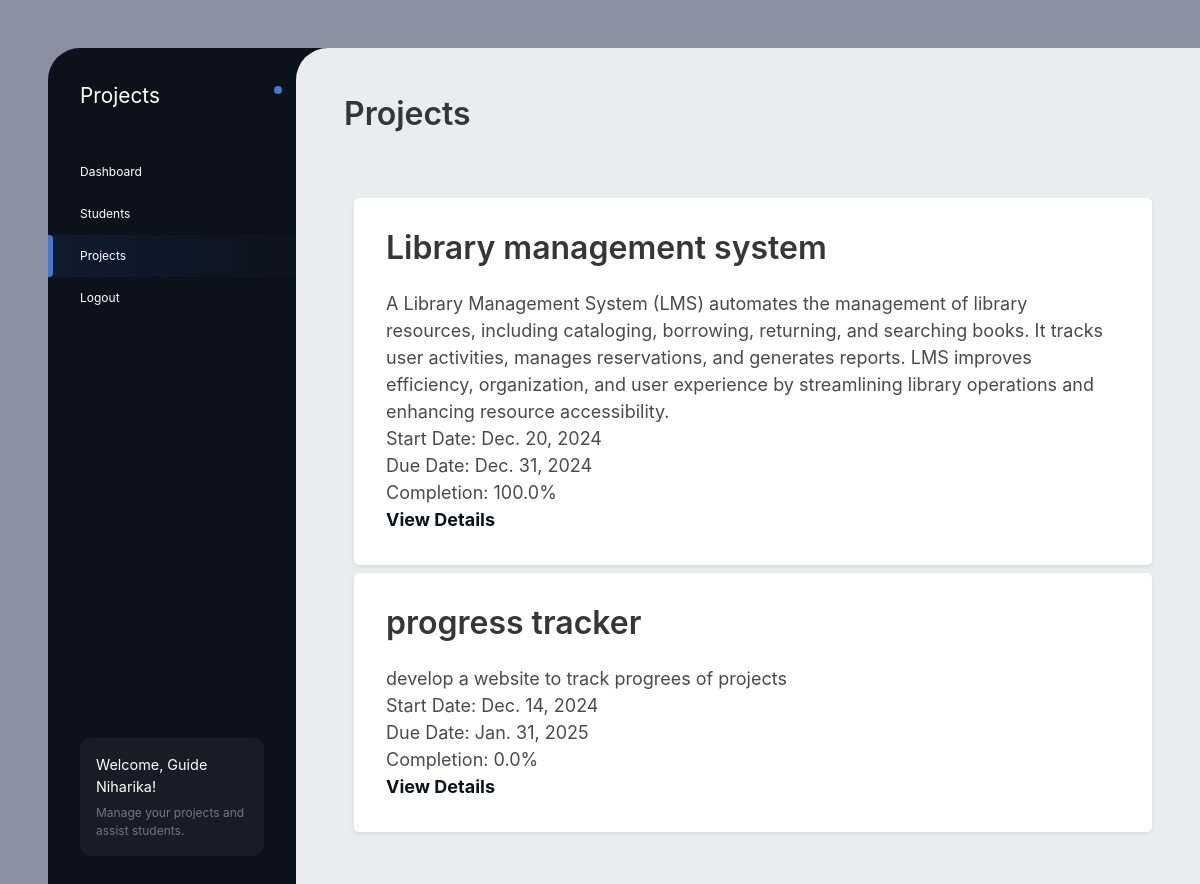
The page /mentor/projects/ (signed in) on the database its author committed.
### MySiteApp/models.py (models this page shows, shortened)
class User(AbstractUser):
    ROLE_CHOICES = [
        ('student', 'Student'),
        ('mentor', 'Mentor'),
        ('admin', 'Admin'),
    ]
    role = models.CharField(max_length=10, choices=ROLE_CHOICES,)
    profile_picture = models.ImageField(upload_to='profile_pictures/', null=True, blank=True)
    mentor = models.ForeignKey(
        'self',
        on_delete=models.SET_NULL,
        null=True,
        blank=True,
        related_name='students'
    )  # Link students to mentors
    progress = models.FloatField(default=0.0)

class Project(models.Model):
    id = models.AutoField(primary_key=True)
    title = models.CharField(max_length=200)
    description = models.TextField(blank=True, null=True)
    start_date = models.DateField()
    due_date = models.DateField(default="2024-12-31")
    owner = models.ForeignKey(User, on_delete=models.CASCADE, related_name='owned_projects',null=True, blank=True)
    mentor = models.ForeignKey(User, on_delete=models.SET_NULL, null=True, blank=True, related_name='mentored_projects')  # Supervisor (mentor)
    students = models.ManyToManyField(
        User, related_name='assigned_projects', blank=True, limit_choices_to={'role': 'student'}
    )
    def completion_percentage(self):
        phases = self.phases.all()
        total_phases = phases.count()
        if total_phases == 0:
            return 0
        completed_phases = sum(phase.completion_percentage() for phase in phases)
        return (completed_phases / total_phases)

class Phases(models.Model):
    id = models.AutoField(primary_key=True)
    title = models.CharField(max_length=100,default="Default Phase Title")
    description = models.TextField(blank=True, null=True)
    due_date = models.DateField()
    status = models.CharField(max_length=50, choices=[('pending', 'Pending'), ('completed', 'Completed')], default='pending')
    project = models.ForeignKey(Project, on_delete=models.CASCADE, related_name='phases')
    mentor_notes = models.TextField(blank=True, null=True)  # Notes from the mentor
    def completion_percentage(self):
        tasks = self.tasks.all()
        total_tasks = tasks.count()
        if total_tasks == 0:
            return 0
        completed_tasks = sum(1 for task in tasks if task.status == 'completed')
        return (completed_tasks / total_tasks) * 100

class Task(models.Model):
    id = models.AutoField(primary_key=True)
    title = models.CharField(max_length=100)
    description = models.TextField(blank=True, null=True)
    due_date = models.DateField()
    status = models.CharField(max_length=50, choices=[('pending', 'Pending'), ('completed', 'Completed')], default='pending')
    phase = models.ForeignKey('Phases', on_delete=models.CASCADE, related_name='tasks')  # link to a phase

### MySiteApp/views.py (the view)
# urls.py: path('mentor/projects/', views.mentor_student_projects, name='mentor_student_projects'),
@login_required
def mentor_student_projects(request):
    if request.user.role != 'mentor':
        return redirect('access_denied')  # Redirect unauthorized users
    mentor = request.user
    allocated_students = models.User.objects.filter(
        id__in=models.MentorStudentAllocation.objects.filter(mentor=mentor).values('student_id')
    )
    if not allocated_students:
        return render(request, 'mentor/all_projects.html', {'message': 'No students allocated to you yet.'})
    student_projects = models.Project.objects.filter(
        students__in=allocated_students
    ).distinct()  # Use distinct to avoid duplicates in case multiple students are on the same project
    if not student_projects:
        return render(request, 'mentor/all_projects.html', {'message': 'No projects found for your students.'})
    return render(request, 'mentor/all_projects.html', {'student_projects': student_projects})

### MySiteApp/templates/mentor/all_projects.html (shortened to what this page needs)
<!DOCTYPE html>
<html lang="en">
<head>
  {% load static %}
  <link rel="stylesheet" href="https://cdnjs.cloudflare.com/ajax/libs/bulma/0.7.4/css/bulma.min.css">
  <link rel="stylesheet" href="{% static 'css/style.css' %}">
</head>
<body>
<div class="site-wrap">
  <nav class="site-nav">
    <div class="name">Projects
    </div>
    <ul>
      <li><a href="{% url 'mentor_dashboard' %}">Dashboard</a></li>
      <li><a href="{% url 'allocated_students' %}">Students</a></li>
      <li  class="active"><a href="{% url 'mentor_student_projects' %}">Projects</a></li>
      <li><a href="{% url 'login' %}">Logout</a></li>
    </ul>
    <div class="note">
      <h3>Welcome, Guide {{ user.username }}!</h3>
      <p>Manage your projects and assist students.</p>
    </div>
  </nav>
  <main>
    <header>
      <h1 class="title">Projects</h1>
    </header>
    <br>
    <div class="content-rows">
      <div class="row">
        <div class="p-6 bg-white rounded-lg shadow-md">
          {% for project in student_projects %}
          <div class="item">
            <h3 class="title">{{ project.title }}</h3>
            <p>{{ project.description }}</p>
            <p>Start Date: {{ project.start_date }}</p>
            <p>Due Date: {{ project.due_date }}</p>
            <p>Completion: {{ project.completion_percentage }}%</p>
            <a href="{% url 'project_detail_mentor' project.id %}" class="underline-hover">View Details</a>
          </div>
          {% empty %}
          <p>No projects allocated to you yet.</p>
          {% endfor %}
        </div>
      </div>
    </div>
  </main>
</div>
</body>
</html>

### MySiteApp/static/css/style.css (style rules this page uses)
body { background: #89909f; padding: 3rem 0 0 3rem; font-size: 12px; height: auto; margin: 0; overflow: auto; }
.site-wrap { display: grid; grid-template-columns: 280px 1fr; min-height: 100vh; }
.site-nav { background: #0b121b; color: white; border-top-left-radius: 2rem; display: flex; flex-direction: column; }
.site-nav a { color: inherit; }
.site-nav ul { margin-bottom: auto; }
.site-nav ul li a { display: block; padding: 0.75rem 0.5rem 0.75rem 2rem; position: relative; }
.site-nav ul li.active > a { background: linear-gradient(to right, #101b2d, transparent); }
.site-nav ul li.active > a::before { content: ""; position: absolute; left: 0; top: 0; height: 100%; background: #4676cd; width: 5px; border-top-right-radius: 4px; border-bottom-right-radius: 4px; }
.note { width: calc(100% - 6rem); margin: 2rem; background: #171c26; border-radius: 10px; padding: 1rem; }
.note h3 { font-size: 0.9rem; margin: 0 0 0.4rem 0; }
.note p { color: #717783; }
.name { font-size: 1.3rem; position: relative; margin: 2rem 0 2rem 0; padding: 0 2.5rem 0.5rem 2rem; width: calc(100% - 3rem); }
.name::after { content: ""; width: 8px; height: 8px; background: #4777ce; border-radius: 20px; position: absolute; top: 6px; right: -2px; }
main { border-top-left-radius: 2rem; background: #ebecee; margin-left: -2rem; position: relative; min-height: 100vh; overflow-y: auto }
main > header { padding: 3rem 3rem 0 3rem; }
.item { background: white; box-shadow: 0 2px 4px rgba(0, 0, 0, 0.07); min-height: 70px; border-radius: 5px; margin: 0 0 0.5rem 0; padding: 2rem; }

### MySiteApp/templates/mentor/all_projects.html (style rules this page uses)
.content-rows { padding-left: 10px; font-size: large; }
.underline-hover { color: #0b121b; text-decoration: none; position: relative; font-weight: bold; }
.underline-hover::after { content: ''; position: absolute; width: 0; height: 5px; border-radius: 4px; background: #4676cd; left: 0; bottom: -2px; transition: width 0.3s ease; }

### rows shown on the page
User: username "Niharika"
Project: title "Library management system", description "A Library Management System (LMS) automates the management of library resources, including cataloging, borrowing, returning, and searching books. It tracks user activities, manages reservations, and generates reports. LMS improves efficiency, organization, and user experience by streamlining library operations and enhancing resource accessibility.", start_date "Dec. 20, 2024", due_date "Dec. 31, 2024", completion_percentage "100.0"
Project: title "progress tracker", description "develop a website to track progrees of projects", start_date "Dec. 14, 2024", due_date "Jan. 31, 2025", completion_percentage "0.0"
